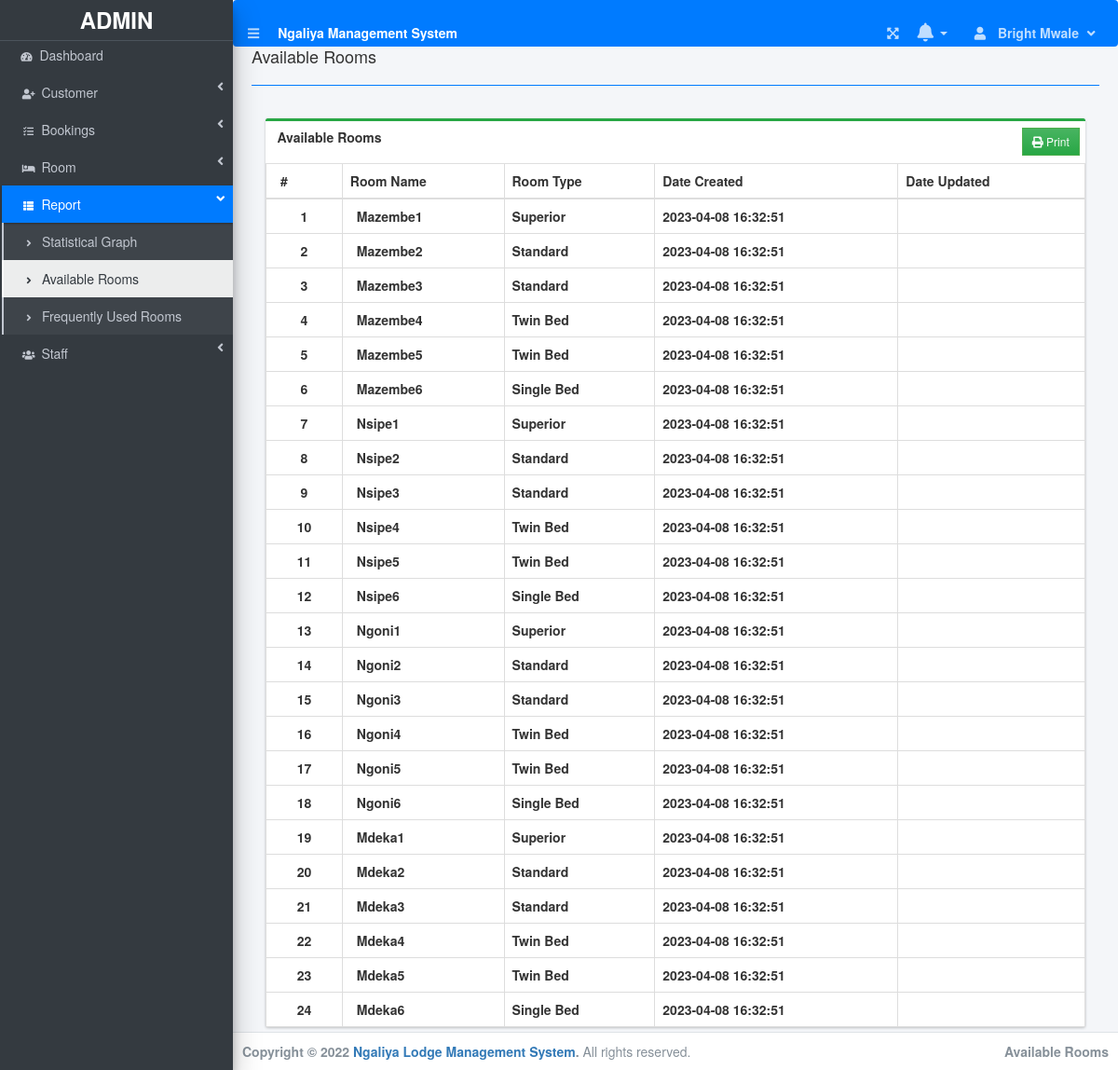
The app's page /Administrator/index.php?page=available_rooms (signed in) with its own data.
### tables this page shows
CREATE TABLE IF NOT EXISTS `room` (
  `room_id` int(11) NOT NULL AUTO_INCREMENT,
  `room_name` varchar(20) NOT NULL,
  `room_type` tinyint(1) DEFAULT 2 COMMENT '1 = Superior, 2 = Standard, 3 = Twin Bed, 4 = Single Bed',
  `status` tinyint(1) NOT NULL DEFAULT 1 COMMENT '1 = Available, 2 = Unavailable',
  `date_created` datetime NOT NULL DEFAULT current_timestamp(),
  `date_updated` datetime DEFAULT NULL ON UPDATE current_timestamp(),
  `staff_id` int(11) NOT NULL,
  PRIMARY KEY (`room_id`),
  KEY `room_type` (`room_type`),
  KEY `staff_id` (`staff_id`)
);

### Administrator/available_rooms.php (the view, shortened to what this page needs)
<div class="col-md-12">
       <div class="card card-outline card-success">
         <div class="card-header">
           <b>Available Rooms</b>
           <div class="card-tools">
           	<button class="btn btn-flat btn-sm bg-gradient-success btn-success" id="print"><i class="fa fa-print"></i> Print</button>
           </div>
         </div>
         <div class="card-body p-0">
           <div class="table-responsive" id="printable">
             <table class="table m-0 table-bordered">
               <thead>
				<th>#</th>
				<th>Room Name</th>
				<th>Room Type</th>
				<th>Date Created</th>
				<th>Date Updated</th>
               </thead>
               <tbody>
				<?php
				$i = 1;
                   $roomtype = array('',"Superior","Standard","Twin Bed","Single Bed");
				$query = "SELECT `room_id`, `room_name`, `room_type`, `status`, `date_created`, `date_updated`, `staff_id` FROM `room` WHERE `status` = 1 ORDER BY `room_id` ASC";
				$stmt = $conn->prepare($query);
				$stmt->execute();
				$stmt->store_result();
				$stmt->bind_result($room_id, $room_name, $room_type, $status, $date_created, $date_updated, $staff_id);
				while($stmt->fetch()):
				?>
				<tr>
					<th class="text-center"><?php echo $i++ ?></th>
					<td><b><?php echo $room_name ?></b></td>
					<td><b><?php echo $roomtype[$room_type] ?></b></td>
					<td><b><?php echo $date_created ?></b></td>
					<td><b><?php echo $date_updated ?></b></td>
				</tr>
				<?php endwhile; ?>
               </tbody>
             </table>
           </div>
         </div>
       </div>
       </div>

### records on screen
room: room_name "Mazembe1", room_type "Superior", date_created "2023-04-08 16:32:51"
room: room_name "Mazembe2", room_type "Standard", date_created "2023-04-08 16:32:51"
room: room_name "Mazembe3", room_type "Standard", date_created "2023-04-08 16:32:51"
room: room_name "Mazembe4", room_type "Twin Bed", date_created "2023-04-08 16:32:51"
room: room_name "Mazembe5", room_type "Twin Bed", date_created "2023-04-08 16:32:51"
room: room_name "Mazembe6", room_type "Single Bed", date_created "2023-04-08 16:32:51"
room: room_name "Nsipe1", room_type "Superior", date_created "2023-04-08 16:32:51"
room: room_name "Nsipe2", room_type "Standard", date_created "2023-04-08 16:32:51"
room: room_name "Nsipe3", room_type "Standard", date_created "2023-04-08 16:32:51"
room: room_name "Nsipe4", room_type "Twin Bed", date_created "2023-04-08 16:32:51"
room: room_name "Nsipe5", room_type "Twin Bed", date_created "2023-04-08 16:32:51"
room: room_name "Nsipe6", room_type "Single Bed", date_created "2023-04-08 16:32:51"
room: room_name "Ngoni1", room_type "Superior", date_created "2023-04-08 16:32:51"
room: room_name "Ngoni2", room_type "Standard", date_created "2023-04-08 16:32:51"
room: room_name "Ngoni3", room_type "Standard", date_created "2023-04-08 16:32:51"
room: room_name "Ngoni4", room_type "Twin Bed", date_created "2023-04-08 16:32:51"
room: room_name "Ngoni5", room_type "Twin Bed", date_created "2023-04-08 16:32:51"
room: room_name "Ngoni6", room_type "Single Bed", date_created "2023-04-08 16:32:51"
room: room_name "Mdeka1", room_type "Superior", date_created "2023-04-08 16:32:51"
room: room_name "Mdeka2", room_type "Standard", date_created "2023-04-08 16:32:51"
room: room_name "Mdeka3", room_type "Standard", date_created "2023-04-08 16:32:51"
room: room_name "Mdeka4", room_type "Twin Bed", date_created "2023-04-08 16:32:51"
room: room_name "Mdeka5", room_type "Twin Bed", date_created "2023-04-08 16:32:51"
room: room_name "Mdeka6", room_type "Single Bed", date_created "2023-04-08 16:32:51"

### other values on screen
$_SESSION['login_fullname'] "Bright Mwale"
$title "Available Rooms"
